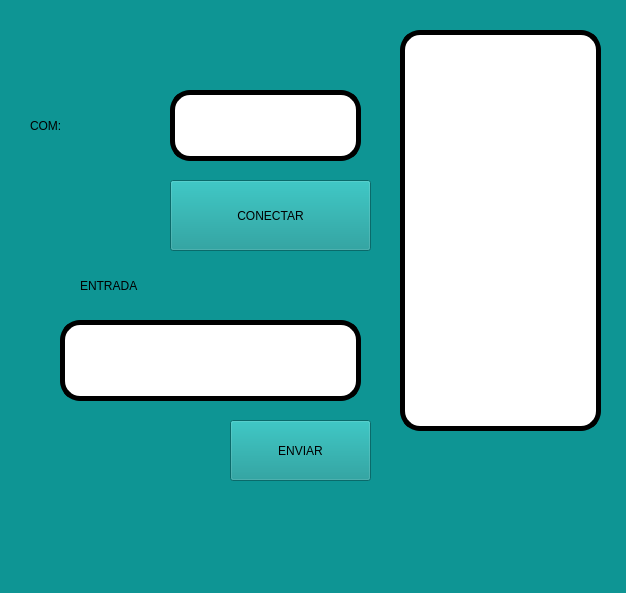
<?xml version="1.0" encoding="UTF-8"?>
<ui version="4.0">
 <class>MainWindow</class>
 <widget class="QMainWindow" name="MainWindow">
  <property name="geometry">
   <rect>
    <x>0</x>
    <y>0</y>
    <width>626</width>
    <height>593</height>
   </rect>
  </property>
  <property name="windowTitle">
   <string>MainWindow</string>
  </property>
  <property name="styleSheet">
   <string notr="true">background-color: rgb(14, 149, 148);
font: 75 18pt &quot;Agency FB&quot;</string>
  </property>
  <widget class="QWidget" name="centralwidget">
   <widget class="QLineEdit" name="txt_com">
    <property name="geometry">
     <rect>
      <x>170</x>
      <y>90</y>
      <width>191</width>
      <height>71</height>
     </rect>
    </property>
    <property name="styleSheet">
     <string notr="true">background-color: rgb(255, 255, 255);
font: 75 18pt &quot;Agency FB&quot;;
border :5px solid black;
border-radius: 20px;</string>
    </property>
   </widget>
   <widget class="QPushButton" name="btn_accion">
    <property name="geometry">
     <rect>
      <x>170</x>
      <y>180</y>
      <width>201</width>
      <height>71</height>
     </rect>
    </property>
    <property name="text">
     <string>CONECTAR</string>
    </property>
   </widget>
   <widget class="QLabel" name="label_5">
    <property name="geometry">
     <rect>
      <x>-160</x>
      <y>280</y>
      <width>111</width>
      <height>51</height>
     </rect>
    </property>
    <property name="styleSheet">
     <string notr="true">font: 75 24pt &quot;Agency FB&quot;;</string>
    </property>
    <property name="text">
     <string>ESTADO:</string>
    </property>
   </widget>
   <widget class="QLabel" name="label_6">
    <property name="geometry">
     <rect>
      <x>30</x>
      <y>100</y>
      <width>111</width>
      <height>51</height>
     </rect>
    </property>
    <property name="styleSheet">
     <string notr="true">font: 75 24pt &quot;Agency FB&quot;;</string>
    </property>
    <property name="text">
     <string>COM:</string>
    </property>
   </widget>
   <widget class="QListWidget" name="datos">
    <property name="geometry">
     <rect>
      <x>400</x>
      <y>30</y>
      <width>201</width>
      <height>401</height>
     </rect>
    </property>
    <property name="styleSheet">
     <string notr="true">background-color: rgb(255, 255, 255);
font: 75 18pt &quot;Agency FB&quot;;
border :5px solid black;
border-radius: 20px;</string>
    </property>
   </widget>
   <widget class="QLineEdit" name="line_entrada">
    <property name="geometry">
     <rect>
      <x>60</x>
      <y>320</y>
      <width>301</width>
      <height>81</height>
     </rect>
    </property>
    <property name="styleSheet">
     <string notr="true">background-color: rgb(255, 255, 255);
font: 75 18pt &quot;Agency FB&quot;;
border :5px solid black;
border-radius: 20px;</string>
    </property>
   </widget>
   <widget class="QPushButton" name="btn_enviar">
    <property name="geometry">
     <rect>
      <x>230</x>
      <y>420</y>
      <width>141</width>
      <height>61</height>
     </rect>
    </property>
    <property name="text">
     <string>ENVIAR</string>
    </property>
   </widget>
   <widget class="QLabel" name="label_7">
    <property name="geometry">
     <rect>
      <x>80</x>
      <y>260</y>
      <width>111</width>
      <height>51</height>
     </rect>
    </property>
    <property name="styleSheet">
     <string notr="true">font: 75 24pt &quot;Agency FB&quot;;</string>
    </property>
    <property name="text">
     <string>ENTRADA</string>
    </property>
   </widget>
  </widget>
  <widget class="QMenuBar" name="menubar">
   <property name="geometry">
    <rect>
     <x>0</x>
     <y>0</y>
     <width>626</width>
     <height>42</height>
    </rect>
   </property>
  </widget>
  <widget class="QStatusBar" name="statusbar"/>
 </widget>
 <resources/>
 <connections/>
</ui>
